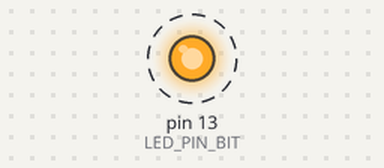
A sketch run on a simulated Arduino Uno, built with avr-gcc and run on an emulated ATmega328P. Parts: output pins drawn as LEDs (lit = HIGH). Dashed ring = blinking. What the sketch prints to the serial monitor is not drawn.

Above: at 0.2 s.
Timing chart, 0 to 3.0 s (numbered marks = the images above):
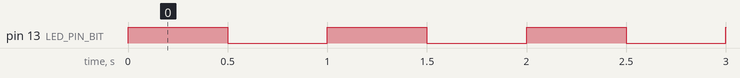

Measured:
- by itself, pin 13 (LED_PIN_BIT): alternates HIGH for 0.50 s and LOW for 0.50 s

The sketch:

blink.ino
```cpp
/**
 * @file blink.ino
 * @brief AVR ATmega328P Hardware Timer1 CTC Interrupt Blinky (Bypassing Arduino delay())
 *
 * Demonstrates:
 * 1. Timer1 configuration in CTC (Clear Timer on Compare Match) mode.
 * 2. 1024 prescaler calculation for exact 1 Hz / 0.5s toggle rates.
 * 3. Atomic hardware output toggle inside an Interrupt Service Routine (ISR).
 * 4. Leaving loop() non-blocking for background tasks.
 */

#include <avr/io.h>
#include <avr/interrupt.h>

// On ATmega328P (Arduino Uno), PB5 maps to Digital Pin 13
#define LED_PIN_BIT   PORTB5

// CPU Frequency = 16 MHz, Prescaler = 1024
// Target interrupt rate = 2 Hz (toggling every 0.5s gives 1 Hz complete blink cycle)
// OCR1A = (F_CPU / (Prescaler * Target_Freq)) - 1
// OCR1A = (16,000,000 / (1024 * 2)) - 1 = 7812 - 1 = 7811
#define TIMER1_COMPARE_VAL  7811

/**
 * @brief Timer1 Compare Match A Interrupt Service Routine
 */
ISR(TIMER1_COMPA_vect) {
    // 1-cycle atomic hardware pin toggle using AVR PIN register write
    PINB = (1 << PINB5);
}

void setup() {
    // Step 1: Configure PB5 (Digital Pin 13) as Output
    DDRB |= (1 << DDB5);

    // Step 2: Ensure LED starts in OFF state
    PORTB &= ~(1 << PORTB5);

    // Step 3: Disable global interrupts while configuring Timer1
    cli();

    // Step 4: Reset Timer1 Control Registers
    TCCR1A = 0; // Normal port operation, OC1A/OC1B disconnected
    TCCR1B = 0;
    TCNT1  = 0; // Clear timer counter value

    // Step 5: Set Compare Match Value for 2 Hz toggle (1 Hz full blink)
    OCR1A = TIMER1_COMPARE_VAL;

    // Step 6: Configure CTC Mode (Clear Timer on Compare Match)
    // CTC Mode 4: WGM13=0, WGM12=1, WGM11=0, WGM10=0 (WGM12 is in TCCR1B)
    TCCR1B |= (1 << WGM12);

    // Step 7: Set Prescaler to 1024 (CS12=1, CS11=0, CS10=1)
    TCCR1B |= (1 << CS12) | (1 << CS10);

    // Step 8: Enable Timer1 Output Compare A Match Interrupt
    TIMSK1 |= (1 << OCIE1A);

    // Step 9: Re-enable global interrupts
    sei();

    Serial.begin(115200);
    Serial.println("Timer1 CTC Interrupt Blinky Initialized (Non-Blocking)");
}

void loop() {
    // The superloop is completely free! No blocking delay() calls.
    // Background sensor reading, telemetry, or state machines run uninterrupted.
}
```
